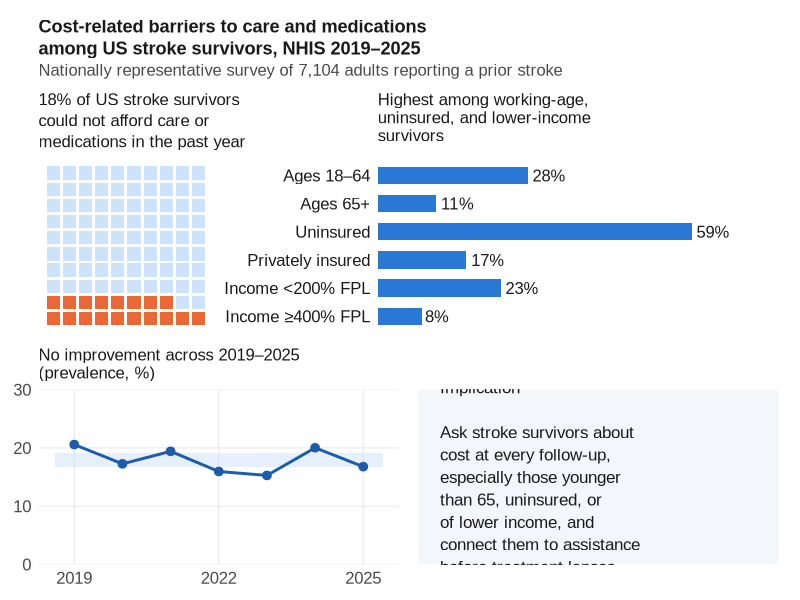
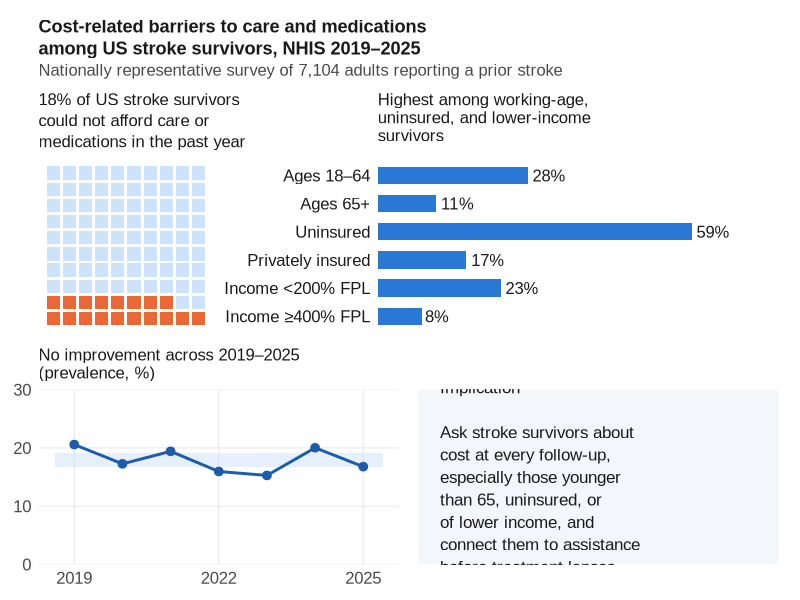

Reproduce these figures in R, in order.
## Graphic abstract for Stroke: single panel, 7 x 7 in, 12-pt sans-serif, graphical content only.
suppressPackageStartupMessages({library(data.table);library(ggplot2);library(patchwork);library(ragg)})
FONT<-"Arial"; INK<-"#1a1a1a"; INK2<-"#4a4a4a"; GRID<-"#e4e4e4"
BLUE<-"#2a78d6"; BLUE_D<-"#1c5cab"; BLUE_L<-"#cde2fb"; ORANGE<-"#eb6834"; EN<-"–"
comp<-fread("outputs/full/component_prevalence.csv")[outcome=="any_barrier"]
sg<-fread("outputs/full/subgroup_prevalence.csv")
annual<-fread("outputs/annual_prevalence.csv")[outcome=="any_barrier" & group=="All survivors"]
pct<-function(v,l) 100*sg[variable==v & level==l,estimate]
base<-theme_void(base_family=FONT)+theme(plot.margin=margin(4,4,4,4))

## Panel 1: waffle, 1 in 6
n<-round(100*comp$estimate)
w<-data.table(expand.grid(x=1:10,y=1:10));w[,i:=.I];w[,hit:=i<=n]
p1<-ggplot(w,aes(x,y))+geom_tile(aes(fill=hit),width=.82,height=.82)+
  scale_fill_manual(values=c(`TRUE`=ORANGE,`FALSE`=BLUE_L),guide="none")+coord_equal()+base+
  labs(title=sprintf("%d%% of US stroke survivors\ncould not afford care or\nmedications in the past year",n))+
  theme(plot.title=element_text(size=12,family=FONT,colour=INK,lineheight=1.05,hjust=0,margin=margin(b=6)))

## Panel 2: who is affected (bars)
d<-data.table(label=c("Ages 18–64","Ages 65+","Uninsured","Privately insured","Income <200% FPL","Income ≥400% FPL"),
              v=c(pct("young","18-64"),pct("young","65+"),pct("insurance","Uninsured"),pct("insurance","Private"),
                  mean(c(pct("income_group","100-199%"),pct("income_group","<100%"))),pct("income_group","400%+")))
d[,label:=factor(label,levels=rev(label))]
p2<-ggplot(d,aes(v,label))+geom_col(fill=BLUE,width=.62)+
  geom_text(aes(label=sprintf("%.0f%%",v)),hjust=-.15,size=4.2,family=FONT,colour=INK)+
  scale_x_continuous(limits=c(0,75),expand=expansion(0))+
  theme_minimal(base_family=FONT,base_size=12)+
  theme(panel.grid=element_blank(),axis.title=element_blank(),axis.text.x=element_blank(),
        axis.text.y=element_text(size=12,colour=INK),plot.title=element_text(size=12,colour=INK,hjust=0,margin=margin(b=6)),
        plot.margin=margin(4,10,4,4))+
  labs(title="Highest among working-age,\nuninsured, and lower-income\nsurvivors")

## Panel 3: flat trend
p3<-ggplot(annual,aes(year,100*estimate))+
  annotate("rect",xmin=2018.6,xmax=2025.4,ymin=100*comp$lower,ymax=100*comp$upper,fill=BLUE_L,alpha=.5)+
  geom_line(colour=BLUE_D,linewidth=1)+geom_point(colour=BLUE_D,size=2.6)+
  scale_x_continuous(breaks=c(2019,2022,2025))+scale_y_continuous(limits=c(0,30),breaks=c(0,10,20,30),expand=expansion(0))+
  theme_minimal(base_family=FONT,base_size=12)+
  theme(panel.grid.minor=element_blank(),panel.grid.major=element_line(colour=GRID,linewidth=.3),
        axis.title=element_blank(),axis.text=element_text(size=12,colour=INK2),
        plot.title=element_text(size=12,colour=INK,hjust=0,margin=margin(b=6)),plot.margin=margin(4,10,4,4))+
  labs(title="No improvement across 2019–2025\n(prevalence, %)")

## Panel 4: implication
p4<-ggplot()+annotate("rect",xmin=0,xmax=1,ymin=0,ymax=1,fill="#f3f6fa",colour=NA)+
  annotate("text",x=.06,y=.5,hjust=0,vjust=.5,size=4.3,family=FONT,colour=INK,lineheight=1.1,
           label="Implication\n\nAsk stroke survivors about\ncost at every follow-up,\nespecially those younger\nthan 65, uninsured, or\nof lower income, and\nconnect them to assistance\nbefore treatment lapses.")+
  coord_cartesian(xlim=c(0,1),ylim=c(0,1),expand=FALSE)+base

title<-ggplot()+annotate("text",x=0,y=.62,hjust=0,vjust=.5,size=4.6,fontface="bold",family=FONT,colour=INK,lineheight=1,
  label="Cost-related barriers to care and medications
among US stroke survivors, NHIS 2019–2025")+
  annotate("text",x=0,y=0,hjust=0,vjust=0,size=4.2,family=FONT,colour=INK2,
  label="Nationally representative survey of 7,104 adults reporting a prior stroke")+
  coord_cartesian(xlim=c(0,1),ylim=c(-.1,1),expand=FALSE)+base
ga<-title/((p1|p2)/(p3|p4))+plot_layout(heights=c(.17,1))
ggsave("manuscript/figures/graphic_abstract.jpg",ga,width=7,height=7,units="in",dpi=300,bg="white",device=ragg::agg_jpeg,quality=95)
ggsave("manuscript/figures/graphic_abstract.png",ga,width=7,height=7,units="in",dpi=150,bg="white",device=ragg::agg_png)
cat("graphic abstract written\n")
